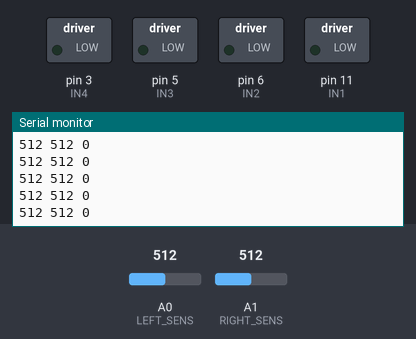
This sketch was run on a simulated Arduino Uno, built with avr-gcc and run on an emulated ATmega328P. Parts: switched loads named in the sketch (green lamp = pin HIGH), the last lines printed to the serial monitor. The test bench sets the inputs (shaded band); at power-on: A0 (LEFT_SENS) = 512, A1 (RIGHT_SENS) = 512.

Above: at 1.2 s.
1.3 s: A0 (LEFT_SENS) set to 530
At 2.4 s:
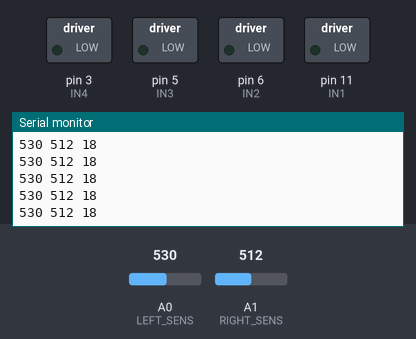
4.3 s: A1 (RIGHT_SENS) set to 11
At 4.9 s:
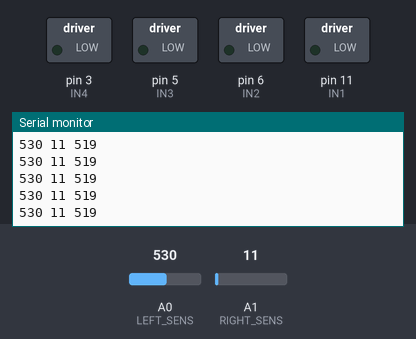
5.8 s: A1 (RIGHT_SENS) set to 8
At 6.5 s:
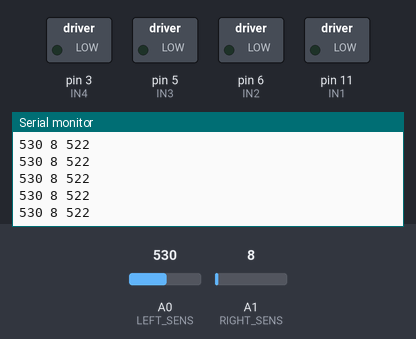
7.3 s: A0 (LEFT_SENS) set to 988
At 8.1 s:
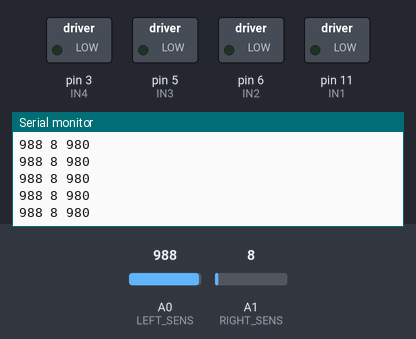
8.8 s: A0 (LEFT_SENS) set to 1016
At 9.4 s:
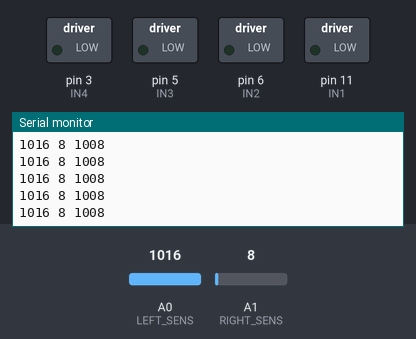
Timing chart, 0 to 11.8 s (numbered marks = the images above; inputs shaded):
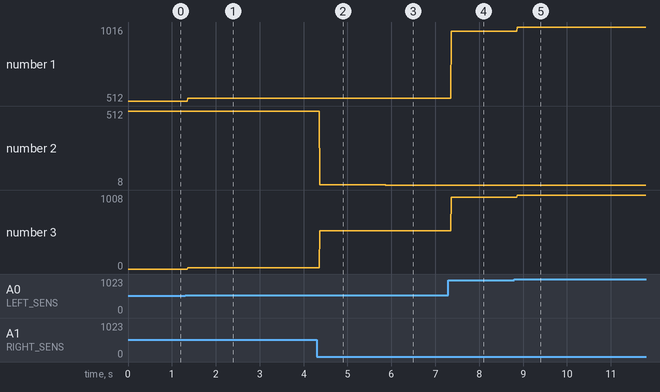

The sketch:

lesson-02-line-pd.ino
```cpp
#define IN1 11  // пины левого мотора, ШИМ
#define IN2 6
#define IN3 5  // пины правого мотора, ШИМ
#define IN4 3

#define LEFT_SENS A0   // пин левого датчика линии
#define RIGHT_SENS A1  // пин правого датчика линии

void motors(int16_t speed1, int16_t speed2) {  // первый аргумент управляет левым мотором, второй — правым
  speed1 = constrain(speed1, -255, 255);       // ограничиваем команду диапазоном от -255 до 255
  speed2 = constrain(speed2, -255, 255);

  if (speed1 > 0) {  // подаем speed1 на пины первого мотора
    analogWrite(IN1, speed1);
    analogWrite(IN2, 0);
  } else {
    analogWrite(IN1, 0);
    analogWrite(IN2, -speed1);
  }

  if (speed2 > 0) {  // подаем speed2 на пины второго мотора
    analogWrite(IN3, speed2);
    analogWrite(IN4, 0);
  } else {
    analogWrite(IN3, 0);
    analogWrite(IN4, -speed2);
  }
}

void sensors() {
  int16_t left = analogRead(LEFT_SENS);
  int16_t right = analogRead(RIGHT_SENS);
  Serial.print(left);
  Serial.print(' ');
  Serial.print(right);
  Serial.print(' ');
  Serial.println(left - right);
  delay(10);
}

void followLine() {
  const int16_t speed = 150;
  const float kp = 0.0;  // TODO 3: при нулевом kd увеличивайте kp, пока робот не начнет вписываться в поворот.
  const float kd = 0.0;  // TODO 4: сохраните kp и подберите kd, чтобы погасить раскачку.
  static int16_t errOld = 0;  // ошибка на предыдущем шаге

  int16_t err = analogRead(LEFT_SENS) - analogRead(RIGHT_SENS);

  // Для Д-составляющей находим изменение ошибки за один шаг.
  int16_t dErr = err - errOld;
  errOld = err;  // запоминаем ошибку для следующего шага

  // Управляющее воздействие: поправку прибавляем к скорости левого колеса
  // и вычитаем из скорости правого.
  float control = kp * err + kd * dErr;
  motors(speed + control, speed - control);
  delay(10);
}

void setup() {
  pinMode(IN1, OUTPUT);  // настраиваем пины управления моторами как выходы
  pinMode(IN2, OUTPUT);
  pinMode(IN3, OUTPUT);
  pinMode(IN4, OUTPUT);

  Serial.begin(9600);  // задаем скорость обмена с монитором порта
}

void loop() {
  sensors();        // TODO 1: измерьте L, R и их разность на белом и черном.
  // followLine();  // TODO 2: включите движение по линии. При нулевых коэффициентах проверьте команды колесам.
}
```

Measured:
- after the input at 1.3 s, the serial monitor: prints a new line after 0.06 s (image 1)
- after the input at 4.3 s, the serial monitor: prints a new line after 0.07 s (image 2)
- after the input at 5.8 s, the serial monitor: prints a new line after 0.07 s (image 3)
- after the input at 7.3 s, the serial monitor: prints a new line after 0.07 s (image 4)
- after the input at 8.8 s, the serial monitor: prints a new line after 0.06 s (image 5)
- plotted number 1: 512 → 530 after the input at 1.3 s, 530 → 988 after the input at 7.3 s, 988 → 1016 after the input at 8.8 s
- plotted number 2: 512 → 11 after the input at 4.3 s, 11 → 8 after the input at 5.8 s
- plotted number 3: 0 → 18 after the input at 1.3 s, 18 → 519 after the input at 4.3 s, 519 → 522 after the input at 5.8 s, 522 → 980 after the input at 7.3 s, 980 → 1008 after the input at 8.8 s
